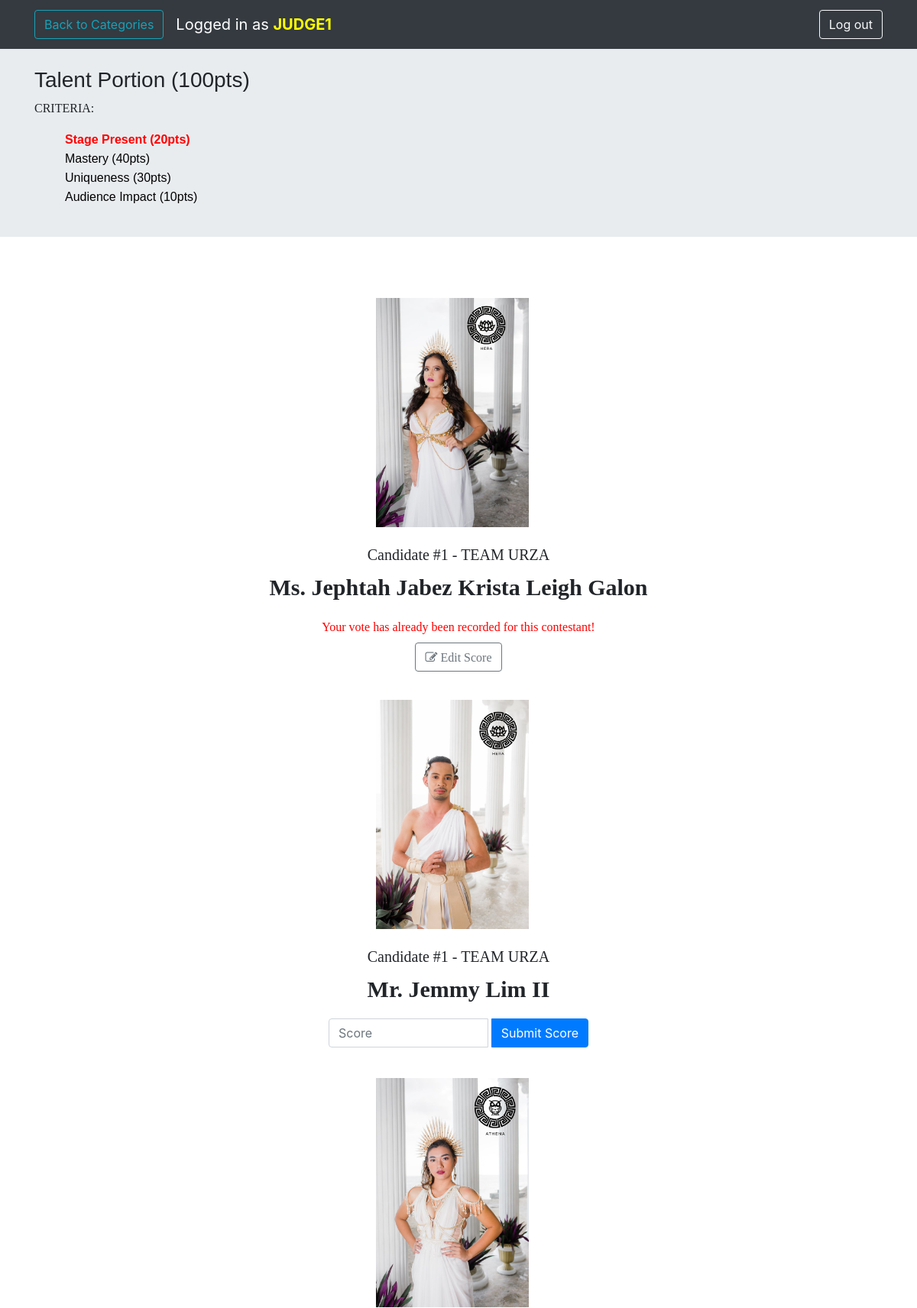
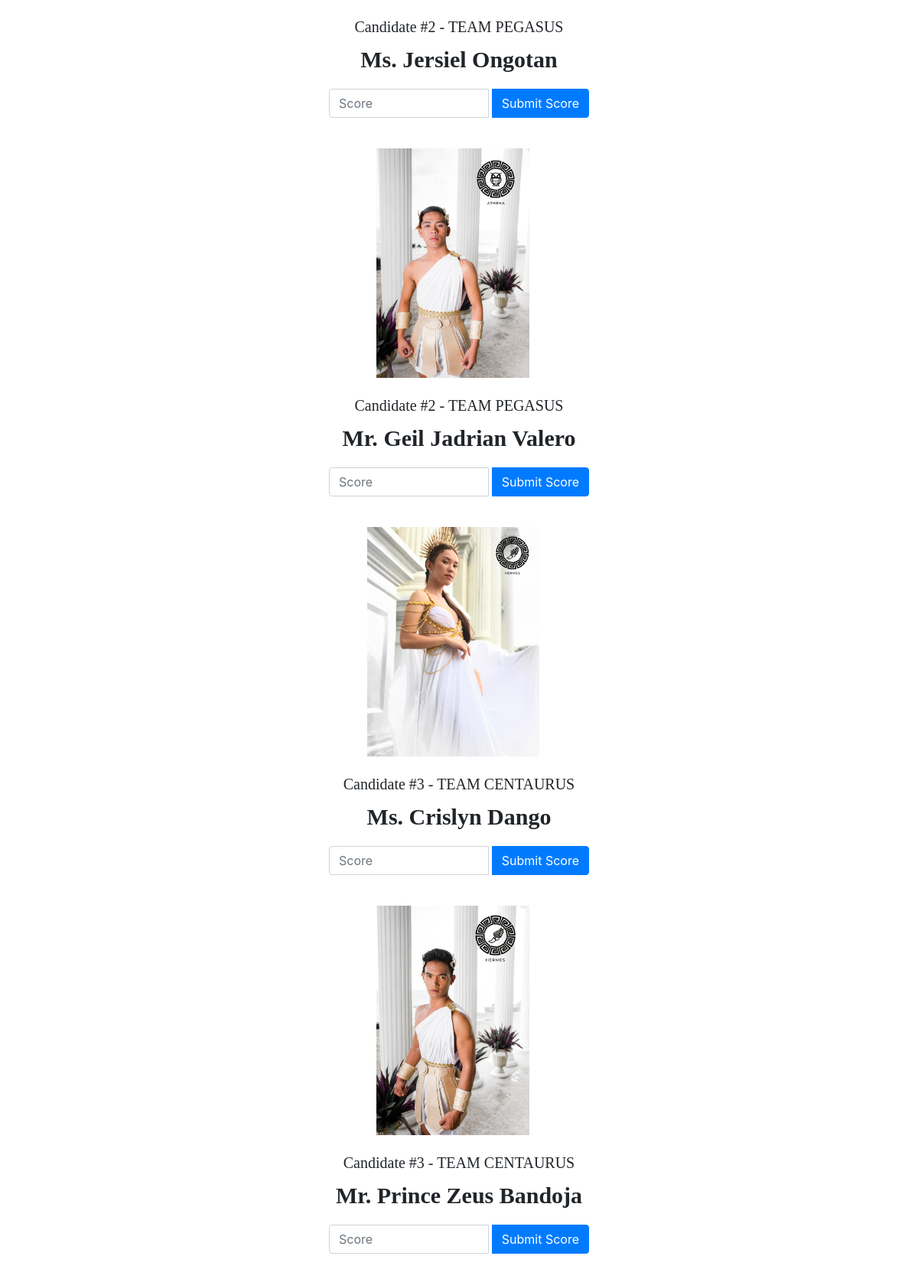
The page /talent_night_stagePresent.php (signed in, upper part) on the database its author committed (2 pictures, top to bottom).
### tables this page shows
CREATE TABLE `score_card` (
  `id` int(100) NOT NULL,
  `name_contestant` varchar(100) NOT NULL,
  `id_contestant` int(100) NOT NULL,
  `name_judge` varchar(100) NOT NULL,
  `talent_portion_stagePresent` double(100,2) NOT NULL,
  `talent_portion_stagePresent_vote` double(100,2) NOT NULL,
  `talent_portion_mastery` double(100,2) NOT NULL,
  `talent_portion_mastery_vote` double(100,2) NOT NULL,
  `talent_portion_uniqueness` double(100,2) NOT NULL,
  `talent_portion_uniqueness_vote` double(100,2) NOT NULL,
  `talent_portion_audience_impact` double(100,2) NOT NULL,
  `talent_portion_audience_impact_vote` double(100,2) NOT NULL,
  `production_PoiseandBearing` double(100,2) NOT NULL,
  `production_PoiseandBearing_vote` double(100,2) NOT NULL,
  `production_mastery` double(100,2) NOT NULL,
  `production_mastery_vote` double(100,2) NOT NULL,
  `production_self_introduction` double(100,2) NOT NULL,
  `production_self_introduction_vote` double(100,2) NOT NULL,
  `production_audience_impact` double(100,2) NOT NULL,
  `production_audience_impact_vote` double(100,2) NOT NULL,
  `sports_wear_figure` double(100,2) NOT NULL,
  `sports_wear_figure_vote` double(100,2) NOT NULL,
  `sports_wear_sports_identity` double(100,2) NOT NULL,
  `sports_wear_sports_identity_vote` double(100,2) NOT NULL,
  `sports_wear_PoiseandBearing` double(100,2) NOT NULL,
  `sports_wear_PoiseandBearing_vote` double(100,2) NOT NULL,
  `sports_wear_overall_impact` double(100,2) NOT NULL,
  `sports_wear_overall_impact_vote` double(100,2) NOT NULL,
  `preliminary_interview_WitandContext` double(100,2) NOT NULL,
  `preliminary_interview_WitandContext_vote` double(100,2) NOT NULL,
  `preliminary_interview_stagePresent` double(100,2) NOT NULL,
  `preliminary_interview_stagePresent_vote` double(100,2) NOT NULL,
  `preliminary_interview_ProjectionandDelivery` double(100,2) NOT NULL,
  `preliminary_interview_ProjectionandDelivery_vote` double(100,2) NOT NULL,
  `preliminary_interview_overall_impact` double(100,2) NOT NULL,
  `preliminary_interview_overall_impact_vote` double(100,2) NOT NULL,
  `formal_wear_DesignandFitting` double(100,2) NOT NULL,
  `formal_wear_DesignandFitting_vote` double(100,2) NOT NULL,
  `formal_wear_stageDeportment` double(100,2) NOT NULL,
  `formal_wear_stageDeportment_vote` double(100,2) NOT NULL,
  `formal_wear_PoiseandBearing` double(100,2) NOT NULL,
  `formal_wear_PoiseandBearing_vote` double(100,2) NOT NULL,
  `formal_wear_overall_impact` double(100,2) NOT NULL,
  `formal_wear_overall_impact_vote` double(100,2) NOT NULL,
  `final_interview_WitandContext` double(100,2) NOT NULL,
  `final_interview_WitandContext_vote` double(100,2) NOT NULL,
  `final_interview_stagePresence` double(100,2) NOT NULL,
  `final_interview_stagePresence_vote` double(100,2) NOT NULL,
  `final_interview_ProjectionandDelivery` double(100,2) NOT NULL,
  `final_interview_ProjectionandDelivery_vote` double(100,2) NOT NULL,
  `final_interview_overall_impact` double(100,2) NOT NULL,
  `final_interview_overall_impact_vote` double(100,2) NOT NULL,
  `grand_total` double(100,2) NOT NULL,
  `talent_portion_stagePresent_edit` int(11) NOT NULL
);

CREATE TABLE `contestant` (
  `id_contestant` int(100) NOT NULL,
  `gender` varchar(100) NOT NULL,
  `team` varchar(100) NOT NULL,
  `full_name` varchar(100) NOT NULL,
  `candidate_no` int(100) NOT NULL,
  `picture` varchar(100) NOT NULL
);

### talent_night_stagePresent.php (the view, shortened to what this page needs)
<!doctype html>
<html lang="en">
  <head>
    <link href="font-awesome/css/font-awesome.css" rel="stylesheet">
    <link href="css/bootstrap.min.css" rel="stylesheet">
    <link href="css/app.css" rel="stylesheet">
  </head>
  <body>
    <header>
      <nav class="navbar navbar-expand-lg navbar-dark bg-dark">
        <div class="container">
								<?php
										$link = mysqli_connect("localhost","root","","tabulation");
											$sql = mysqli_query($link,"SELECT *FROM contestant ORDER BY id_contestant ASC");
											for($a = 0 ; $a < $num_rows = mysqli_fetch_array($sql) ; $a++ )
											{
												$full_name = $num_rows['full_name'];
											}
											$judge = $_SESSION['login_judge'];
											$sql5 = mysqli_query($link,"SELECT *FROM score_card WHERE name_contestant = '$full_name' AND name_judge = '$judge'");
												for($b = 0 ; $b < $num_rowst = mysqli_fetch_array($sql5) ; $b++ )
													{
														$name_judge = $num_rowst['name_judge'];
														if($name_judge == $judge)
														{
															$talent_portion_stagePresent_vote = $num_rowst['talent_portion_stagePresent_vote'];
																if($talent_portion_stagePresent_vote == 0)
																	{
																		echo "<a href='#'><span class='navbar-brand' href='#''><button class = 'btn btn-outline-info' type='button' data-toggle='modal' data-target='#backtocatergories'>Back to Categories</button></span></a>";
																	}
																	else
																	{
																		echo "<a href='Categories.php'><span class='navbar-brand' href='#''><button class = 'btn btn-outline-info'>Back to Categories</button></span></a>";
																	}
															}
														}
								?>
	        	<span class="navbar-brand" href="#">Logged in as
	        		<strong style="color: yellow">
				  		<?php $judge = $_SESSION['login_judge'];  echo "<span style='text-transform: uppercase'>$judge</span>" ?></strong>
						</span>
	          <div class="collapse navbar-collapse justify-content-end" id="navbarSupportedContent">
	            <form class="form-inline my-2 my-lg-0">
	             <button class="btn btn-outline-light my-2 my-sm-0 flo"  type='button' data-toggle="modal" data-target="#exampleModal20000">Log out</button>
	            </form>
	          </div>
        </div>
      </nav>
    </header>
    <main role="main">
      <section class="jumbotron jumbotron-fluid text-left py-4">
        <div class="container">
		      <h3 class="jumbotron-heading" style="font-family: 'Livvic', sans-serif;">Talent Portion (100pts)</h3>
		        <p style="font-family: OCR A">CRITERIA:
							<ul>
								<li class="active"><a href="" style="font-family: 'Livvic', sans-serif;">Stage Present (20pts)</a></li>
								<li><a href="" style="color: black;font-family: 'Livvic', sans-serif;" onMouseOver="this.style.color='red'" onMouseOut="this.style.color='black'">Mastery (40pts)</a></li>
								<li><a href="" style="color: black;font-family: 'Livvic', sans-serif;" onMouseOver="this.style.color='red'" onMouseOut="this.style.color='black'">Uniqueness (30pts)</a></li>
								<li><a href="" style="color: black;font-family: 'Livvic', sans-serif;" onMouseOver="this.style.color='red'" onMouseOut="this.style.color='black'">Audience Impact (10pts)</a></li>
							</ul>
						</p>
        </div>
      </section>
      <div class="album py-5">
        <div class="container">
	        <center>
	          <div class="row">
				  		<?php
							$link = mysqli_connect("localhost","root","","tabulation");
							$sql = mysqli_query($link,"SELECT *FROM contestant ORDER BY candidate_no ASC,gender ASC");
				 			$modal = 0;
							$judge = $_SESSION['login_judge'];
							for($a = 0 ; $a < $num_rows = mysqli_fetch_array($sql) ; $a++ )
									{
										$id_contestant = $num_rows['id_contestant'];
										$gender = $num_rows['gender'];
										$team = $num_rows['team'];
										$full_name = $num_rows['full_name'];
										$candidate_no = $num_rows['candidate_no'];
										$picture = $num_rows['picture'];
										$modal++;
										if($gender == "Male")
										{
											$status = "Mr.";
										}
										else
										{
											$status = "Ms.";
										}
										echo "
										<div class='media-body'>
										  <img class='align-self-start mr-3' src='img/candidates/$picture' height='300px' alt='Generic placeholder image'>
										</div>
											<div class='media col-md-12 my-4'>
												<div class='media-body'>
													<h5 class='mt-0' style='font-family:OCR A'>Candidate #$candidate_no - $team</h5>
													<p><b style='font-family: Pristina Regular;font-size: 30px'>$status $full_name </b></p>";
													$sql1 = mysqli_query($link,"SELECT *FROM score_card WHERE name_contestant = '$full_name' AND name_judge = '$judge'");
													for($b = 0 ; $b < $num_rows1 = mysqli_fetch_array($sql1) ; $b++ )
													{
														$name_judge = $num_rows1['name_judge'];
														if($name_judge == $judge)
														{
															$sports_wear_editt = $num_rows1['talent_portion_stagePresent_edit'];
															$talent_portion_stagePresent_vote = $num_rows1['talent_portion_stagePresent_vote'];
															if($talent_portion_stagePresent_vote == 0)
															{
													echo "
													<div class = 'col-md-6 col-lg-4 my-7'>
														<form method = 'post'>
															<div class='input-group mb-3'>
															  <input type='number' min='1' max = '30' class='form-control' placeholder='Score' aria-label='Recipient's username' aria-describedby='button-addon2' name = 'score' required maxlength='3' pattern='[0-9]{1,}'>
															  <input type = 'hidden' name ='judge' value='$judge'>
															  <input type = 'hidden' name ='name_contestant' value='$full_name'>
																  <div class='input-group-append'>
																	&nbsp<button class='btn btn-primary'  type='button' data-toggle='modal' data-target='#exampleModal$modal' >Submit Score</button>
																  </div>
															</div>
													</div>
												</div>
											</div>
												<div class='modal fade' id='exampleModal$modal' tabindex='-1' role='dialog' aria-labelledby='exampleModalLabel' aria-hidden='true'>
													<div class='modal-dialog' role='document'>
														<div class='modal-content'>
															<div class='modal-header'>
																<h5 class='modal-title' id='exampleModalLabel'>Are you sure?</h5>
																<button class='close' type='button' data-dismiss='modal' aria-label='Close'></button>
															</div>
														<div class='modal-body'>Select 'Submit' below if you are sure with your score.</div>
														<div class='modal-footer'>
															<button class='btn btn-secondary' type='button' data-dismiss='modal'>Cancel</button>
																<button class = 'btn btn-danger' name = 'submit_score' id='button-addon2'
																										value = '$id_contestant'>Submit</button>
														</div>
														</div>
													</div>
													</div>
													</form>
													 ";
											break;
										}
										else
										{
											echo "
											<div class='col-md-6 col-lg-7 my-1'>
												<table>
													<tr>
														<td style='display:none'>$full_name</td>
														<td style='display:none'>$sports_wear</td>
														<td style='display:none'>$judge</td>
														<td style='display:none'>$full_name</td>
														<td style='display:none'>$candidate_no</td>
														<td style='display:none'>$team</td>
														<td style='display:none'>$sports_wear_editt</td>
														<td><center>
																<span style = 'color:red;font-family:Calibri'>Your vote has already been recorded for this contestant!</span><br>
														  <a href='' class='editScore' data-toggle='modal' data-target='#editScoreModal' style='text-decoration:none;color: black'><span class='btn my-2 btn-outline-secondary'><i class='fa fa-pencil-square-o'> <text style='font-family:Century Gothic'>Edit Score</text></i></span></a>
														</center></td>
													</tr>
												</table>
											</div>
													</div>
												  </div>
													 ";
										}
									}
								}
									}
					?>
			      </div>
			    </center>
      	</div>
    </main>
  </body>
</html>

### css/app.css (style rules this page uses)
ul { list-style-type: none; }
li.active a { color:red; font-weight: bold; }

### talent_night_stagePresent.php (style rules this page uses)
html { scroll-behavior: smooth; }

### rows shown on the page
score_card: name_judge "Back to Categories"
contestant: picture (picture), candidate_no "1", team "TEAM URZA", gender "Ms.", full_name "Jephtah Jabez Krista Leigh Galon"
contestant: picture (picture), candidate_no "1", team "TEAM URZA", gender "Mr.", full_name "Jemmy Lim II"
contestant: picture (picture), candidate_no "2", team "TEAM PEGASUS", gender "Ms.", full_name "Jersiel Ongotan"
contestant: picture (picture), candidate_no "2", team "TEAM PEGASUS", gender "Mr.", full_name "Geil Jadrian Valero"
contestant: picture (picture), candidate_no "3", team "TEAM CENTAURUS", gender "Ms.", full_name "Crislyn Dango"
contestant: picture (picture), candidate_no "3", team "TEAM CENTAURUS", gender "Mr.", full_name "Prince Zeus Bandoja"

### other values the page prints
$judge "JUDGE1"
